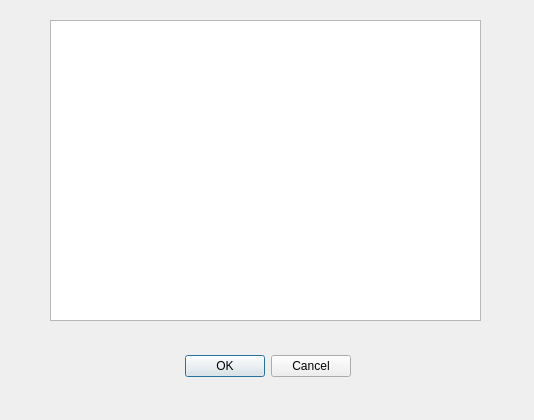
<?xml version="1.0" encoding="UTF-8"?>
<ui version="4.0">
 <class>DExamen</class>
 <widget class="QDialog" name="DExamen">
  <property name="geometry">
   <rect>
    <x>0</x>
    <y>0</y>
    <width>534</width>
    <height>420</height>
   </rect>
  </property>
  <property name="windowTitle">
   <string>Dialog</string>
  </property>
  <widget class="QDialogButtonBox" name="buttonBox">
   <property name="geometry">
    <rect>
     <x>10</x>
     <y>350</y>
     <width>341</width>
     <height>32</height>
    </rect>
   </property>
   <property name="orientation">
    <enum>Qt::Horizontal</enum>
   </property>
   <property name="standardButtons">
    <set>QDialogButtonBox::Cancel|QDialogButtonBox::Ok</set>
   </property>
  </widget>
  <widget class="QListWidget" name="listaExamen">
   <property name="geometry">
    <rect>
     <x>50</x>
     <y>20</y>
     <width>431</width>
     <height>301</height>
    </rect>
   </property>
  </widget>
 </widget>
 <resources/>
 <connections>
  <connection>
   <sender>buttonBox</sender>
   <signal>accepted()</signal>
   <receiver>DExamen</receiver>
   <slot>accept()</slot>
   <hints>
    <hint type="sourcelabel">
     <x>248</x>
     <y>254</y>
    </hint>
    <hint type="destinationlabel">
     <x>157</x>
     <y>274</y>
    </hint>
   </hints>
  </connection>
  <connection>
   <sender>buttonBox</sender>
   <signal>rejected()</signal>
   <receiver>DExamen</receiver>
   <slot>reject()</slot>
   <hints>
    <hint type="sourcelabel">
     <x>316</x>
     <y>260</y>
    </hint>
    <hint type="destinationlabel">
     <x>286</x>
     <y>274</y>
    </hint>
   </hints>
  </connection>
 </connections>
</ui>
